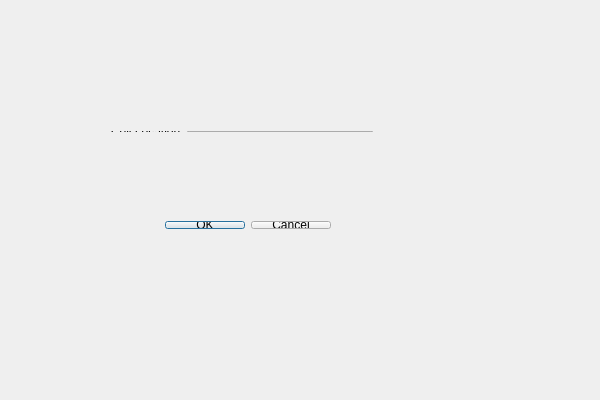
<?xml version="1.0" encoding="UTF-8"?>
<ui version="4.0">
 <class>GoToCellClass</class>
 <widget class="QDialog" name="GoToCellClass">
  <property name="geometry">
   <rect>
    <x>0</x>
    <y>0</y>
    <width>600</width>
    <height>400</height>
   </rect>
  </property>
  <property name="windowTitle">
   <string>GoToCell</string>
  </property>
  <widget class="QWidget" name="">
   <property name="geometry">
    <rect>
     <x>100</x>
     <y>120</y>
     <width>284</width>
     <height>23</height>
    </rect>
   </property>
   <layout class="QHBoxLayout" name="horizontalLayout">
    <item>
     <widget class="QLabel" name="label">
      <property name="text">
       <string>&amp;Cell Location</string>
      </property>
      <property name="buddy">
       <cstring>lineEdit</cstring>
      </property>
     </widget>
    </item>
    <item>
     <widget class="QLineEdit" name="lineEdit"/>
    </item>
   </layout>
  </widget>
  <widget class="QWidget" name="">
   <property name="geometry">
    <rect>
     <x>100</x>
     <y>210</y>
     <width>242</width>
     <height>30</height>
    </rect>
   </property>
   <layout class="QHBoxLayout" name="horizontalLayout_2">
    <item>
     <spacer name="horizontalSpacer">
      <property name="orientation">
       <enum>Qt::Horizontal</enum>
      </property>
      <property name="sizeHint" stdset="0">
       <size>
        <width>40</width>
        <height>20</height>
       </size>
      </property>
     </spacer>
    </item>
    <item>
     <widget class="QPushButton" name="okButton">
      <property name="enabled">
       <bool>true</bool>
      </property>
      <property name="text">
       <string>OK</string>
      </property>
      <property name="default">
       <bool>true</bool>
      </property>
     </widget>
    </item>
    <item>
     <widget class="QPushButton" name="pushButton">
      <property name="text">
       <string>Cancel</string>
      </property>
     </widget>
    </item>
   </layout>
  </widget>
 </widget>
 <layoutdefault spacing="6" margin="11"/>
 <resources>
  <include location="GoToCell.qrc"/>
 </resources>
 <connections/>
</ui>
